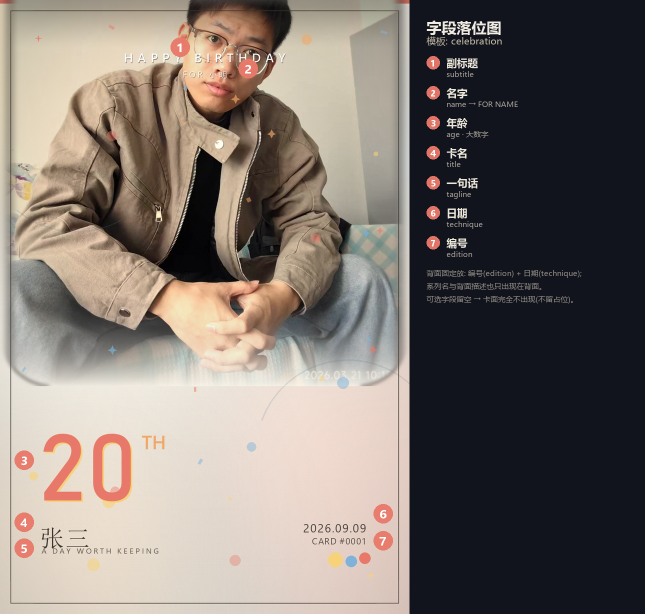
#> input picture card-studio/template-previews/celebration.png, 1289 x 1228 px (shown at 1/2 size)
$ python -i birthday_system.py   (imports and definitions only)
#> lines starting #> are read from the running program, lines starting #| are printed output that depends on the picture
#> further down, picture is the input picture: PIL image 1289x1228 RGB; mean R, G, B 125, 116, 109.6
# -*- coding: utf-8 -*-
"""
Birthday 数字收藏卡 · 四套模板生成器
=====================================
同一个品牌系统下的四种 Birthday 视觉语言:
  celebration  明亮开心 · 奶油白/柔黄/暖橙/珊瑚粉 · 照片上方出血 + 底部色块排版
  soft         温柔浪漫 · 米白/奶油/香槟金/淡粉   · 照片长渐变融入 + 杂志式留白
  pop          年轻大胆 · 蓝/黄/红/粉/橙        · 斜切色块 + 巨大数字排版
  night        高级安静 · 深蓝/黑/香槟金         · 照片羽化融入深色 + 大号暖金数字

所有模板共用同一套层结构与 Holo/Parallax 技术, 只改变视觉语言。
输出 1024x1536 六层: subject / background / lineart / text / effects (+source)

用法: python birthday_system.py <原照片> <项目目录> <模板名>
"""
import json, math, os, random, sys
from pathlib import Path

import numpy as np
from PIL import Image, ImageDraw, ImageFilter, ImageFont, ImageOps

W, H = 1024, 1536
FONTS = r"C:\Windows\Fonts"
SERIF = os.path.join(FONTS, "pala.ttf")
SANS = os.path.join(FONTS, "segoeui.ttf")
SANS_SB = os.path.join(FONTS, "seguisb.ttf")
# 中文字体(填入中文时自动切换, 否则会渲染成空框)
CJK_SANS = os.path.join(FONTS, "msyh.ttc")      # 微软雅黑
CJK_SANS_B = os.path.join(FONTS, "msyhbd.ttc")
CJK_SERIF = os.path.join(FONTS, "simsun.ttc")   # 宋体


def has_cjk(text):
    return any("\u3400" <= ch <= "\u9fff" or "\uff00" <= ch <= "\uffef" for ch in str(text or ""))
SANS_BLACK = os.path.join(FONTS, "bahnschrift.ttf")
ARIAL_BD = os.path.join(FONTS, "arialbd.ttf")

TEMPLATES = ["celebration", "soft", "pop", "night", "diorama"]

PALETTE = {
    "celebration": {"bg": (251, 246, 236), "ink": (58, 52, 44), "gold": (196, 150, 74),
                    "a": (232, 121, 106), "b": (246, 210, 122), "c": (240, 168, 104),
                    "d": (127, 178, 217), "soft": (255, 255, 255)},
    "soft": {"bg": (247, 242, 234), "ink": (91, 82, 72), "gold": (216, 195, 160),
             "a": (232, 210, 206), "b": (239, 231, 218), "c": (216, 195, 160),
             "d": (214, 188, 168), "soft": (255, 253, 249)},
    "pop": {"bg": (255, 253, 246), "ink": (20, 20, 20), "gold": (255, 212, 0),
            "a": (43, 76, 255), "b": (255, 212, 0), "c": (255, 75, 62),
            "d": (255, 154, 193), "soft": (255, 122, 47)},
    "night": {"bg": (10, 15, 28), "ink": (240, 232, 214), "gold": (222, 201, 160),
              "a": (168, 135, 79), "b": (38, 62, 96), "c": (120, 100, 60),
              "d": (217, 166, 160), "soft": (14, 21, 38)},
    # 立体画框: 深底 + 暖金 + 玫红余烬, 层距最大, 金箔光扫最强
    "diorama": {"bg": (8, 11, 20), "ink": (242, 232, 213), "gold": (232, 201, 138),
                "a": (168, 118, 58), "b": (196, 82, 63), "c": (217, 140, 122),
                "d": (120, 96, 52), "soft": (16, 26, 46)},
}
NAVY = np.array([0.039, 0.059, 0.110], dtype=np.float32)
BASE_OVERRIDE = None          # 卡牌底色覆盖(appearance.base), 16 进制字符串


# [14 lines left out: functions _hex_rgb, set_base_color, not called in this run]
CREAM = np.array([0.984, 0.965, 0.925], dtype=np.float32)


def log(m):
    print(f"[{m}]", flush=True)

# [54 lines left out: functions _save_atomic, font, fnt, star4, rot_rect, tracked, not called in this run]


def tw(d, text, fnt, tracking=0.0):
    text = str(text)
    return sum(d.textlength(ch, font=fnt) for ch in text) + tracking * max(0, len(text) - 1)


# ---------------------------------------------------------------- 照片: 裁切 + 调色 + 融合
# [290 lines left out: functions photo_layer, _cutout_place, background, _glow, _metal_hair, not called in this run]


def paper_grain(im, fine=9.0, fibers=220, mottle=0.045, seed=17):
    """纸张/印刷质感: 细颗粒 + 纸纤维 + 低频云斑。仅用于静态高级感(非发光特效)。"""
#> called with fine = 9, fibers = 220, mottle = 0.045, seed = 17
    rng = np.random.default_rng(seed)
    arr = np.asarray(im.convert("RGB")).astype(np.float32)
    # 1) 细颗粒(印刷网点感)
    arr += rng.normal(0, fine, arr.shape).astype(np.float32)
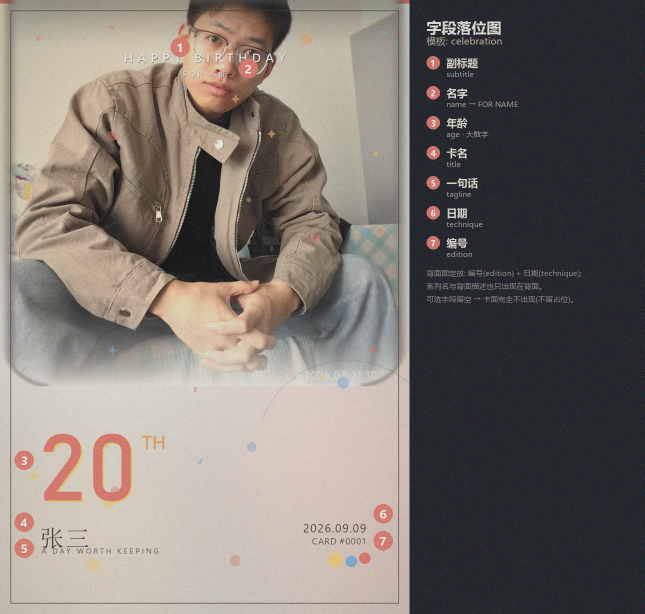
#> arr: shape (1228, 1289, 3) float32 (shown at 1/2 size); mean R, G, B 125, 116, 109.6; drawn with min black and max white
    # 2) 纸纤维(极低对比的横向短纹)
    fib = Image.new("L", (W, H), 0)
#> fib: PIL image 1024x1536 L; every value is 0
    fd = ImageDraw.Draw(fib)
    for _ in range(fibers):
        y = random.randint(0, H - 1)
        x0 = random.randint(0, W - 1)
        fd.line([(x0, y), (x0 + random.randint(20, 150), y)], fill=random.randint(6, 16), width=1)
#> (the run stopped early here; a loop or call above may not have finished)
